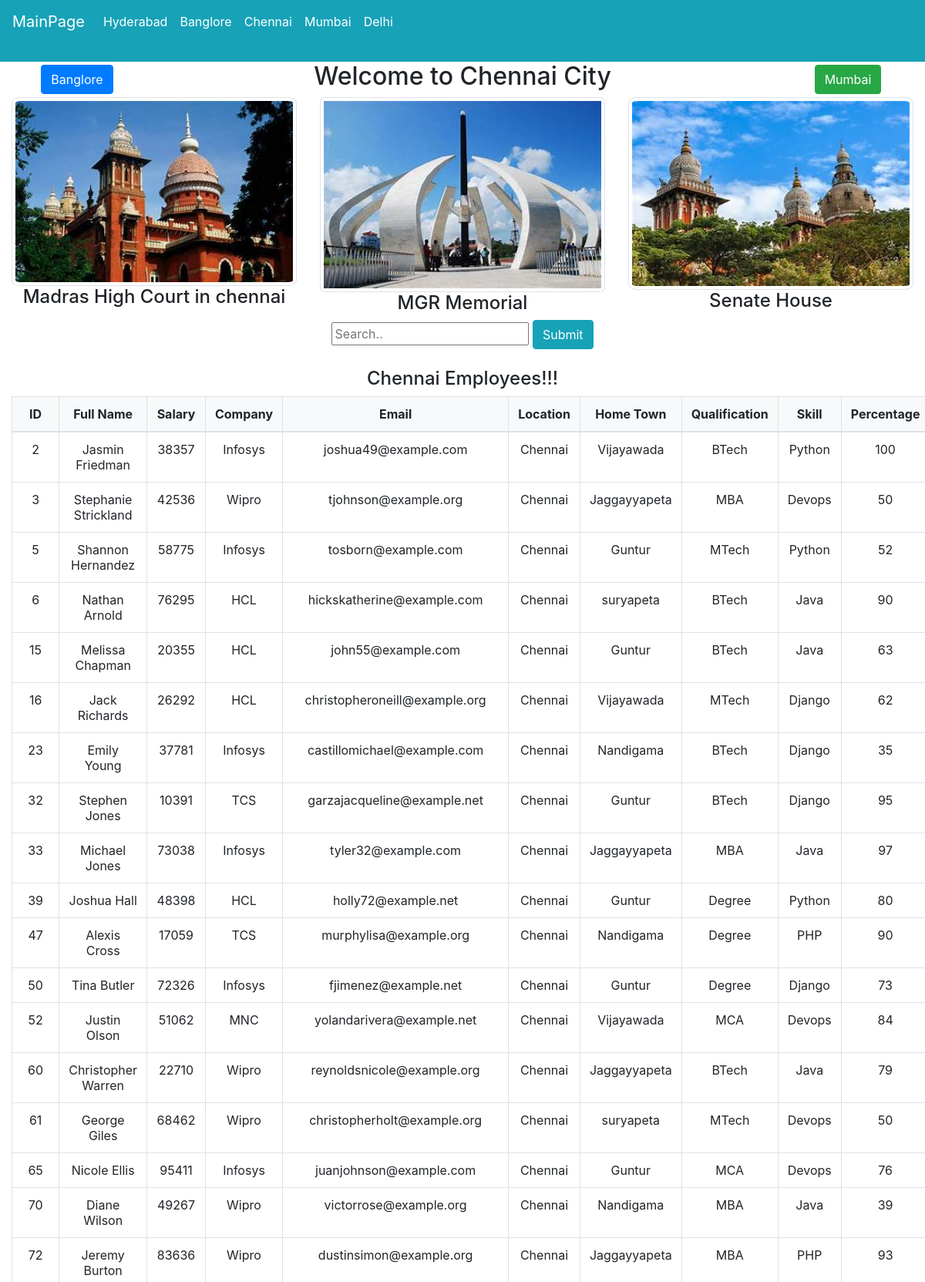
/chennai (upper part), run on the app's committed database.
### employeedataapp/models.py (models this page shows)
class EmployeeData(models.Model):
    first_name = models.CharField(max_length=50)
    last_name = models.CharField(max_length=50)
    salary = models.BigIntegerField()
    company = models.CharField(max_length=50)
    email = models.EmailField()
    location = models.CharField(max_length=50)
    home_town = models.CharField(max_length=50)
    qualification = models.CharField(max_length=50)
    skill = models.CharField(max_length=50)
    percentage = models.IntegerField()

### employeedataapp/views.py (the view, shortened to what this page needs)
# urls.py: path('chennai',views.chennai,name='chennai'),
def chennai(request):
    if request.method == 'GET':
        data = EmployeeData.objects.filter(location='Chennai')
        return render(request, 'chennai.html', {'data':data})

### templates/chennai.html (shortened to what this page needs)
{% load static %}
<html lang="en" dir="ltr">
  <head>
    {% include 'cdnlines.html' %}
  </head>
  <body>
    {% include 'navbar.html' %}
    <div class="container-fluid text-center">
      <div class="row">
        <div class="col-md-2">
          <a href="{% url 'banglore' %}" class="btn btn-primary mt-1">Banglore</a>
        </div>
        <div class="col-md-8">
          <h2 class="text-center">Welcome to Chennai City</h2>
        </div>
        <div class="col-md-2">
          <a href="{% url "mumbai" %}" class="btn btn-success mt-1">Mumbai</a>
        </div>
      </div>
    </div>
    <div class="container-fluid">
      <div class="row">
        <div class="col-md-4">
          <img src="{% static 'images/chennai.jpeg' %}" alt="image"style="border-radius:3%" height="40%" width="100%" class="img-thumbnail">
          <h4 class="text-center">Madras High Court in chennai</h4>
        </div>
        <div class="col-md-4">
          <img src="{% static 'images/chennai1.jpeg' %}" alt="image"style="border-radius:2%" height="30%" width="100%" class="img-thumbnail">
          <h4 class="text-center">MGR Memorial</h4>
        </div>
        <div class="col-md-4">
          <img src="{% static 'images/chennai4.jpeg' %}" alt="image"style="border-radius:3%" height="30%" width="100%" class="img-thumbnail">
          <h4 class="text-center">Senate House</h4>
        </div>
      </div>
    </div>
    <div class="search-container text-center mb-4">
      <form method="POST">
        <input type="text"  placeholder="Search.." name="company">
        <input type="submit" value="Submit" class="btn btn-info">
      </form>
    </div>
    <main>
        <div class="container-fluid">
            <div class="row">
                <div class="col-md-12 ">
                    <h4 class="text-center">Chennai Employees!!!</h4>
                    {% if data %}
                        <table class="table table-bordered text-center">
                            <thead class="bg-light">
                                <tr>
                                    <th>ID</th>
                                    <th>Full Name</th>
                                    <th>Salary</th>
                                    <th>Company</th>
                                    <th>Email</th>
                                    <th>Location</th>
                                    <th>Home Town</th>
                                    <th>Qualification</th>
                                    <th>Skill</th>
                                    <th>Percentage</th>
                                </tr>
                            </thead>
                            <tbody>
                                {% for i in data %}
                                <tr>
                                    <td>{{ i.id }}</td>
                                    <td>{{ i.first_name }} {{ i.last_name }}</td>
                                    <td>{{ i.salary }}</td>
                                    <td>{{ i.company }}</td>
                                    <td>{{ i.email }}</td>
                                    <td>{{ i.location }}</td>
                                    <td>{{ i.home_town }}</td>
                                    <td>{{ i.qualification }}</td>
                                    <td>{{ i.skill }}</td>
                                    <td>{{ i.percentage }}</td>
                                </tr>
                                {% endfor %}
                            </tbody>
                        </table>
                    {% else %}
                        <h2 class="text-center">No Data Available Here!!!</h2>
                    {% endif %}
                </div>
            </div>
        </div>
    </main>
  </body>
</html>

### data on the page
EmployeeData: id "2", first_name "Jasmin", last_name "Friedman", salary "38357", company "Infosys", email "joshua49@example.com", location "Chennai", home_town "Vijayawada", qualification "BTech", skill "Python", percentage "100"
EmployeeData: id "3", first_name "Stephanie", last_name "Strickland", salary "42536", company "Wipro", email "tjohnson@example.org", location "Chennai", home_town "Jaggayyapeta", qualification "MBA", skill "Devops", percentage "50"
EmployeeData: id "5", first_name "Shannon", last_name "Hernandez", salary "58775", company "Infosys", email "tosborn@example.com", location "Chennai", home_town "Guntur", qualification "MTech", skill "Python", percentage "52"
EmployeeData: id "6", first_name "Nathan", last_name "Arnold", salary "76295", company "HCL", email "hickskatherine@example.com", location "Chennai", home_town "suryapeta", qualification "BTech", skill "Java", percentage "90"
EmployeeData: id "15", first_name "Melissa", last_name "Chapman", salary "20355", company "HCL", email "john55@example.com", location "Chennai", home_town "Guntur", qualification "BTech", skill "Java", percentage "63"
EmployeeData: id "16", first_name "Jack", last_name "Richards", salary "26292", company "HCL", email "christopheroneill@example.org", location "Chennai", home_town "Vijayawada", qualification "MTech", skill "Django", percentage "62"
EmployeeData: id "23", first_name "Emily", last_name "Young", salary "37781", company "Infosys", email "castillomichael@example.com", location "Chennai", home_town "Nandigama", qualification "BTech", skill "Django", percentage "35"
EmployeeData: id "32", first_name "Stephen", last_name "Jones", salary "10391", company "TCS", email "garzajacqueline@example.net", location "Chennai", home_town "Guntur", qualification "BTech", skill "Django", percentage "95"
EmployeeData: id "33", first_name "Michael", last_name "Jones", salary "73038", company "Infosys", email "tyler32@example.com", location "Chennai", home_town "Jaggayyapeta", qualification "MBA", skill "Java", percentage "97"
EmployeeData: id "39", first_name "Joshua", last_name "Hall", salary "48398", company "HCL", email "holly72@example.net", location "Chennai", home_town "Guntur", qualification "Degree", skill "Python", percentage "80"
EmployeeData: id "47", first_name "Alexis", last_name "Cross", salary "17059", company "TCS", email "murphylisa@example.org", location "Chennai", home_town "Nandigama", qualification "Degree", skill "PHP", percentage "90"
EmployeeData: id "50", first_name "Tina", last_name "Butler", salary "72326", company "Infosys", email "fjimenez@example.net", location "Chennai", home_town "Guntur", qualification "Degree", skill "Django", percentage "73"
EmployeeData: id "52", first_name "Justin", last_name "Olson", salary "51062", company "MNC", email "yolandarivera@example.net", location "Chennai", home_town "Vijayawada", qualification "MCA", skill "Devops", percentage "84"
EmployeeData: id "60", first_name "Christopher", last_name "Warren", salary "22710", company "Wipro", email "reynoldsnicole@example.org", location "Chennai", home_town "Jaggayyapeta", qualification "BTech", skill "Java", percentage "79"
EmployeeData: id "61", first_name "George", last_name "Giles", salary "68462", company "Wipro", email "christopherholt@example.org", location "Chennai", home_town "suryapeta", qualification "MTech", skill "Devops", percentage "50"
EmployeeData: id "65", first_name "Nicole", last_name "Ellis", salary "95411", company "Infosys", email "juanjohnson@example.com", location "Chennai", home_town "Guntur", qualification "MCA", skill "Devops", percentage "76"
EmployeeData: id "70", first_name "Diane", last_name "Wilson", salary "49267", company "Wipro", email "victorrose@example.org", location "Chennai", home_town "Nandigama", qualification "MBA", skill "Java", percentage "39"
EmployeeData: id "72", first_name "Jeremy", last_name "Burton", salary "83636", company "Wipro", email "dustinsimon@example.org", location "Chennai", home_town "Jaggayyapeta", qualification "MBA", skill "PHP", percentage "93"
